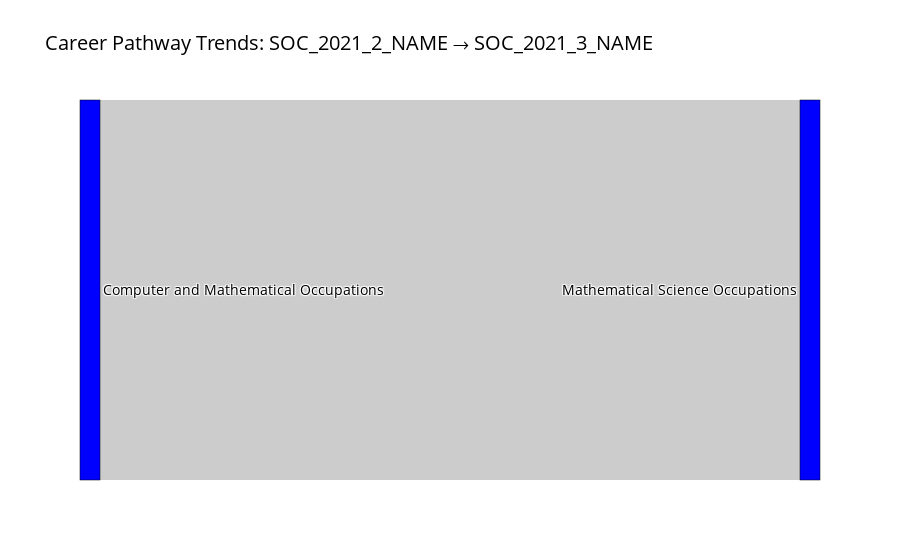

Here is the notebook cell this chart was saved with:
### Code cell
import pandas as pd
import plotly.graph_objects as go
import os

# Load dataset
df = pd.read_csv("data/lightcast_job_postings.csv")

# Drop missing values for source and target nodes
df_sankey = df.dropna(subset=["SOC_2021_2_NAME", "SOC_2021_3_NAME"])

# Count transitions between level 2 and level 3 SOC occupations
sankey_data = (
    df_sankey.groupby(["SOC_2021_2_NAME", "SOC_2021_3_NAME"])
    .size()
    .reset_index(name="count")
)

# Filter top 15 flows for readability
sankey_data = sankey_data.sort_values("count", ascending=False).head(15)

# Create unique list of node labels
all_labels = list(pd.unique(sankey_data[["SOC_2021_2_NAME", "SOC_2021_3_NAME"]].values.ravel()))
label_to_index = {label: i for i, label in enumerate(all_labels)}

# Map labels to indices
sankey_data["source_id"] = sankey_data["SOC_2021_2_NAME"].map(label_to_index)
sankey_data["target_id"] = sankey_data["SOC_2021_3_NAME"].map(label_to_index)

# Build Sankey figure
fig = go.Figure(data=[go.Sankey(
    node=dict(
        pad=15,
        thickness=20,
        line=dict(color="black", width=0.5),
        label=all_labels,
        color="blue"
    ),
    link=dict(
        source=sankey_data["source_id"],
        target=sankey_data["target_id"],
        value=sankey_data["count"]
    )
)])

fig.update_layout(
    title_text="Career Pathway Trends: SOC_2021_2_NAME → SOC_2021_3_NAME",
    font=dict(size=14, color="black")
)

fig.write_image("output/sankey_career_pathways.svg")

# Show chart
fig.show()

### Figure 1 — Plotly figure (JSON) as saved in the notebook; plotly's stock layout.template omitted (floating-point values rounded to 4 significant figures)
{"data": [{"link": {"source": [0], "target": [1], "value": [72476]}, "node": {"color": "blue", "label": ["Computer and Mathematical Occupations", "Mathematical Science Occupations"], "line": {"color": "black", "width": 0.5}, "pad": 15, "thickness": 20}, "type": "sankey"}], "layout": {"font": {"color": "black", "size": 14}, "title": {"text": "Career Pathway Trends: SOC_2021_2_NAME → SOC_2021_3_NAME"}}}
